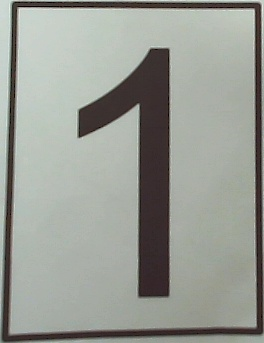
#> input picture send_yao_car/Template_number/Template/1.jpg, 264 x 343 px, given in place of the camera
$ python make_template.py
#> lines starting #> are read from the running program, lines starting #| are printed output that depends on the picture; after the words box and inside, x2 and y2 are one past the last pixel; in counts of white or black regions, pixels touching at a corner belong together
from pynput.keyboard import Key, Listener
import cv2
import imutils


# 按键获取数据集
global res_img
counts = 1    # 图片计数
def on_press(key):
    global counts
    # 回车触发
    if key == Key.enter:
        # 保存图片路径，制作单一数据集
        cv2.imwrite(f"Template/{counts}.jpg", res_img)
        print(f"Save sucess {counts}")
        counts += 1


# 开启键盘监听
listener = Listener(on_press=on_press)
listener.start()


cap = cv2.VideoCapture(1)
rectKernel = cv2.getStructuringElement(cv2.MORPH_RECT, (7, 11))
while True:
    flag, frame = cap.read()
#> frame is the input picture: shape (343, 264, 3); mean B, G, R 147.8, 154.9, 151.8
    if frame is None:
        continue
    if flag is True:
        frame_copy = frame.copy()
        frame_copy1 = frame.copy()
        frame_copy2 = frame.copy()
        # 转为灰度图
        gray_frame = cv2.cvtColor(frame, cv2.COLOR_BGR2GRAY)

        # 大津法处理阈值，背景反色，采用索引取出图像
        # 预留回调函数，手动调节阈值thresh
        ths_frame = cv2.threshold(gray_frame, 0, 255, cv2.THRESH_BINARY_INV | cv2.THRESH_OTSU)[1]
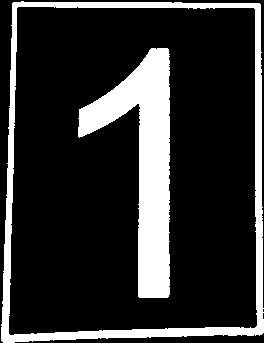
#> ths_frame: shape (343, 264); 19.1% white; 2 white regions, box (x1, y1, x2, y2) and area: (78, 48, 170, 298) 9553, (1, 1, 264, 343) 7748
        # 形态学操作
        img_closed = cv2.morphologyEx(ths_frame, cv2.MORPH_CLOSE, rectKernel)
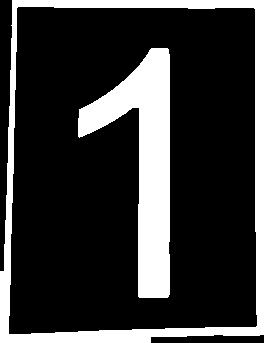
#> img_closed: shape (343, 264); 21.4% white; 2 white regions, box (x1, y1, x2, y2) and area: (78, 48, 170, 298) 9675, (0, 0, 264, 343) 9666
        # 边缘检测
        img_blur = cv2.GaussianBlur(img_closed, (3, 3), 0)
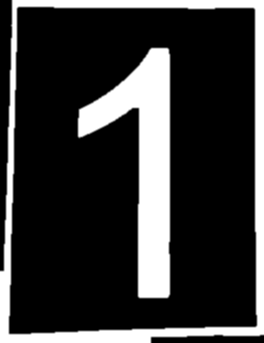
#> img_blur: shape (343, 264); min 0, max 255, mean 54.5
        img_temp = cv2.Canny(img_blur, 100, 200)
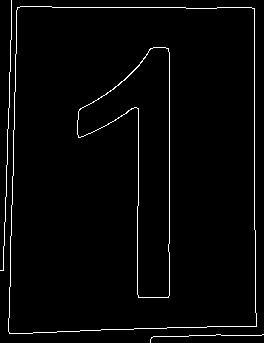
#> img_temp: shape (343, 264); 2.4% white in thin lines or dots
        # 轮廓查找
        contours, hierarchy = cv2.findContours(img_temp, cv2.RETR_EXTERNAL, cv2.CHAIN_APPROX_NONE)
#> contours = 3 contours, 2 with area under 20; largest, box (x1, y1, x2, y2) and area: (8, 6, 257, 334) 77860

        for region in contours:
            area = cv2.contourArea(region)
            x, y, w, h = cv2.boundingRect(region)
            if area > 10000:
                img_out = cv2.rectangle(frame_copy, (x, y), (x + w, y + h), (0, 0, 255), 2)
                # 获取轮廓区域的图像
                res_img = frame_copy2[y:y + h, x:x + w]

                cv2.putText(frame_copy, f'Area: {area:.2f}', (x, y - 20),
                            cv2.FONT_HERSHEY_COMPLEX, 0.5, (0, 0, 255), 2)
                # 显示数据图像
                cv2.imshow("res_img", res_img)
#> this loop made 3 passes
#> (area, x, y, w, h) on pass 2: (77860, 8, 6, 249, 328)
#> pass 2, `img_out = cv2.rectangle(frame_copy, (x, y), (x + w, y + h), (0, 0, 255..`:
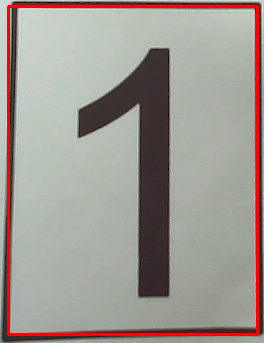
#> img_out: shape (343, 264, 3); mean B, G, R 145.3, 152.3, 158.6
#> pass 2, `res_img = frame_copy2[y:y + h, x:x + w]`:
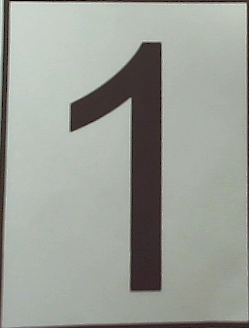
#> res_img: shape (328, 249, 3); mean B, G, R 151.8, 159.1, 155.6

        cv2.imshow("find the contours", frame_copy)

        if cv2.waitKey(1) & 0xFF == 27:
#> (key Esc is pressed here)
            cap.release()
            cv2.destroyAllWindows()
            listener.stop()
#> (this line was passed over: pynput is not available in this run)
            break

$ run again, on send_yao_car/Template_number/Template/2.jpg
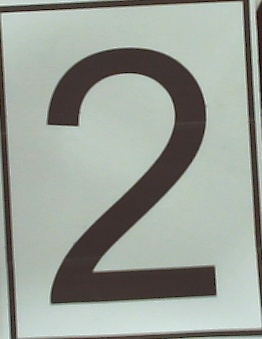
#> input picture send_yao_car/Template_number/Template/2.jpg, 262 x 339 px, given in place of the camera
#> frame is the input picture: shape (339, 262, 3); mean B, G, R 151.3, 159.3, 153.2
#> `ths_frame = cv2.threshold(gray_frame, 0, 255, cv2.THRESH_BINARY_INV | ..`:
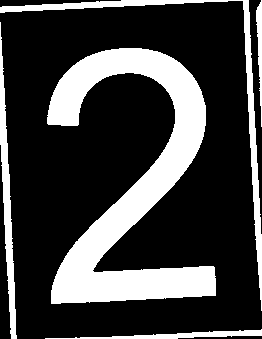
#> ths_frame: shape (339, 262); 25.3% white; 5 white regions, box (x1, y1, x2, y2) and area: (47, 48, 216, 304) 16519, (0, 0, 262, 311) 2896, (0, 22, 17, 339) 1830, (45, 329, 262, 339) 826, (256, 0, 262, 127) 408
#> img_closed: shape (339, 262); 27% white; 3 white regions, box (x1, y1, x2, y2) and area: (47, 48, 216, 304) 16576, (0, 0, 262, 339) 6338, (45, 329, 262, 339) 1023
#> img_temp: shape (339, 262); 3% white in thin lines or dots
#> contours = 8 contours, 6 with area under 20; largest, box (x1, y1, x2, y2) and area: (46, 47, 216, 304) 16647, (250, 36, 258, 53) 105
#> the loop `for region in contours:` made 8 passes
#> (area, x, y, w, h) on passes 4 to 5: (16647, 46, 47, 170, 257), (105, 250, 36, 8, 17)
#> after the loop `for region in contours:`:
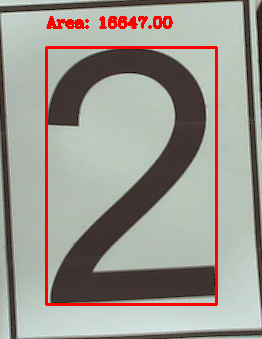
#> frame_copy: shape (339, 262, 3); 3.92% of pixels changed, all inside (x1, y1, x2, y2) = (45, 16, 218, 306)

$ run again, on send_yao_car/Template_number/Template/3.jpg
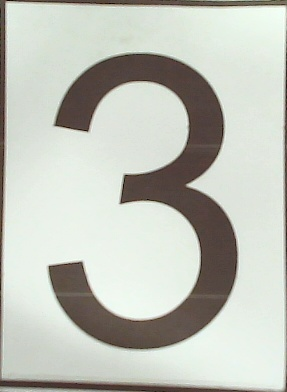
#> input picture send_yao_car/Template_number/Template/3.jpg, 287 x 392 px, given in place of the camera
#> frame is the input picture: shape (392, 287, 3); mean B, G, R 185.6, 194.4, 192.1
#> `ths_frame = cv2.threshold(gray_frame, 0, 255, cv2.THRESH_BINARY_INV | ..`:
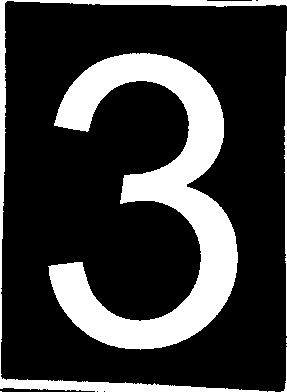
#> ths_frame: shape (392, 287); 22.8% white; 8 white regions (4 under 20 px), largest, box (x1, y1, x2, y2) and area: (48, 53, 238, 350) 20549, (0, 0, 287, 392) 4550, (284, 31, 287, 336) 501, (281, 347, 287, 392) 61
#> img_closed: shape (392, 287); 23.3% white; 2 white regions, box (x1, y1, x2, y2) and area: (48, 53, 238, 350) 20625, (0, 0, 287, 392) 5534
#> img_temp: shape (392, 287); 2.4% white in thin lines or dots
#> contours = 2 contours, 1 with area under 20; largest, box (x1, y1, x2, y2) and area: (48, 52, 238, 350) 20724
#> the loop `for region in contours:` made 2 passes
#> (area, x, y, w, h) on pass 1: (20724.5, 48, 52, 190, 298)
#> pass 1, `res_img = frame_copy2[y:y + h, x:x + w]`:
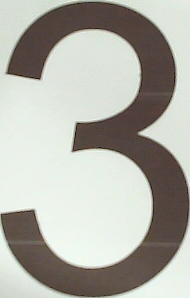
#> res_img: shape (298, 190, 3); mean B, G, R 166.6, 174.8, 175.5

$ run again, on send_yao_car/Template_number/Template/4.jpg
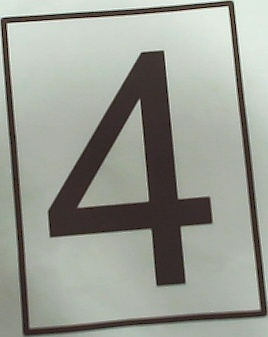
#> input picture send_yao_car/Template_number/Template/4.jpg, 268 x 337 px, given in place of the camera
#> frame is the input picture: shape (337, 268, 3); mean B, G, R 146.8, 155.1, 152.4
#> `ths_frame = cv2.threshold(gray_frame, 0, 255, cv2.THRESH_BINARY_INV | ..`:
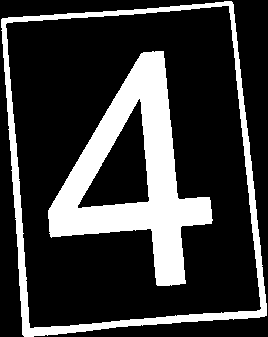
#> ths_frame: shape (337, 268); 22.9% white; 2 white regions, box (x1, y1, x2, y2) and area: (48, 51, 213, 286) 13855, (1, 1, 267, 337) 6787
#> img_closed: shape (337, 268); 23.5% white; 2 white regions, box (x1, y1, x2, y2) and area: (48, 51, 213, 286) 13933, (0, 0, 268, 337) 7288
#> img_temp: shape (337, 268); 3.3% white in thin lines or dots
#> contours = 5 contours, 4 with area under 20; largest, box (x1, y1, x2, y2) and area: (6, 5, 260, 327) 69156
#> the loop `for region in contours:` made 5 passes
#> (area, x, y, w, h) on pass 3: (69156, 6, 5, 254, 322)
#> pass 3, `res_img = frame_copy2[y:y + h, x:x + w]`:
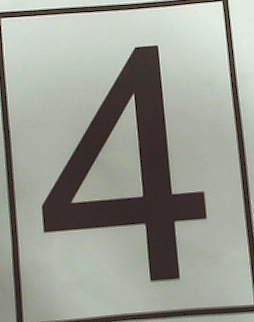
#> res_img: shape (322, 254, 3); mean B, G, R 145.1, 153.4, 151
